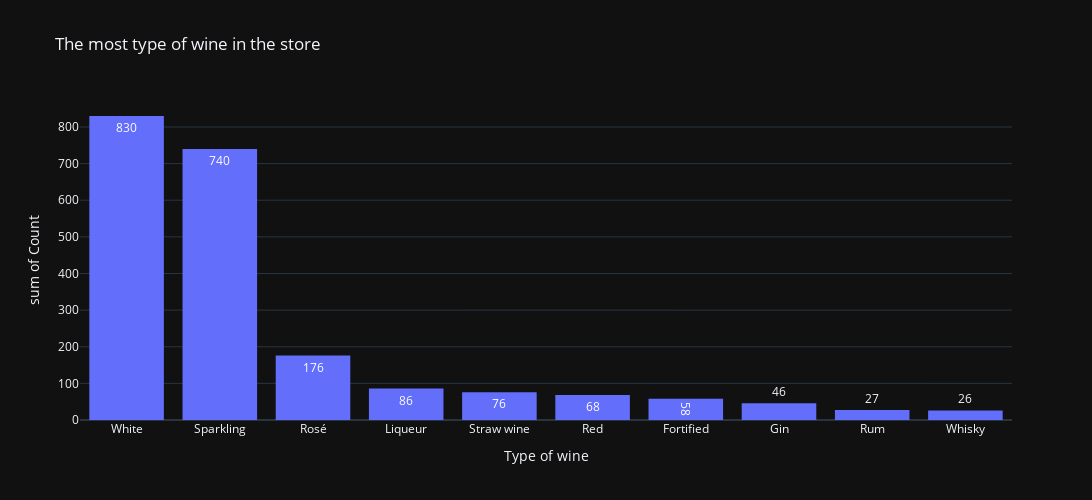

Notebook code cell kept with this figure:
### Markdown cell above
## Visualization

### Code cell
type_counts = data['Type of wine'].value_counts().reset_index().head(10)
type_counts.columns = ['Type of wine', 'Count']

fig = px.histogram(type_counts, x='Type of wine', y='Count', 
             title='Count of Each Type of Wine', height=500, width=1100, text_auto=True, barmode='group')
fig.update_layout(title="The most type of wine in the store")
fig.show()

### Figure 1 — Plotly figure (JSON) as saved in the notebook; plotly's stock layout.template omitted (floating-point values rounded to 4 significant figures)
{"data": [{"alignmentgroup": "True", "bingroup": "x", "histfunc": "sum", "hovertemplate": "Type of wine=%{x}<br>sum of Count=%{y}<extra></extra>", "legendgroup": "", "marker": {"color": "#636efa", "pattern": {"shape": ""}}, "name": "", "offsetgroup": "", "orientation": "v", "showlegend": false, "texttemplate": "%{value}", "x": ["White", "Sparkling", "Rosé", "Liqueur", "Straw wine", "Red", "Fortified", "Gin", "Rum", "Whisky"], "xaxis": "x", "y": [830, 740, 176, 86, 76, 68, 58, 46, 27, 26], "yaxis": "y", "type": "histogram"}], "layout": {"xaxis": {"anchor": "y", "domain": [0.0, 1.0], "title": {"text": "Type of wine"}}, "yaxis": {"anchor": "x", "domain": [0.0, 1.0], "title": {"text": "sum of Count"}}, "legend": {"tracegroupgap": 0}, "title": {"text": "The most type of wine in the store"}, "barmode": "group", "height": 500, "width": 1100}}
